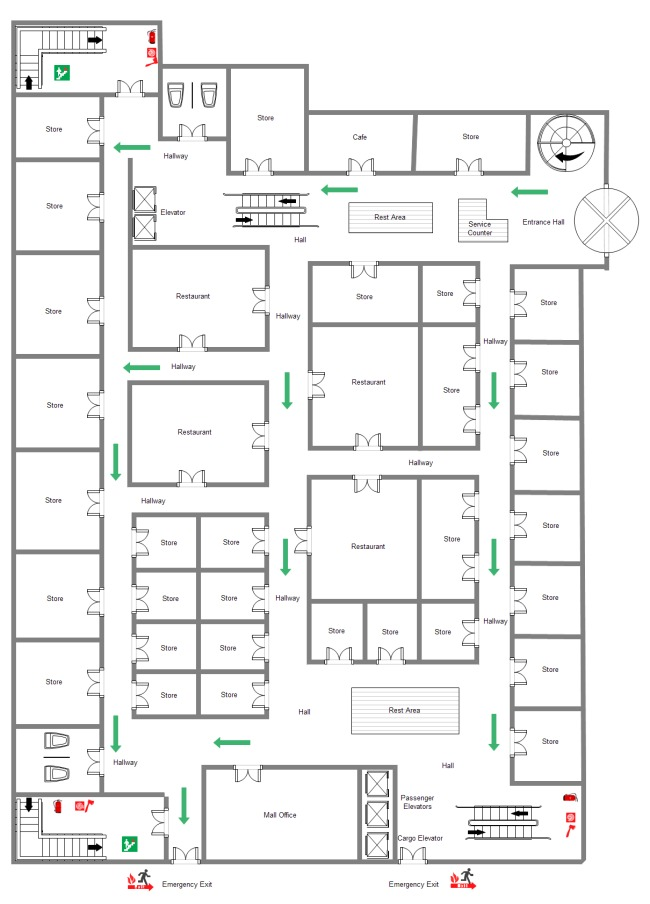
#> input picture bc.jpeg, 650 x 904 px
$ python -i floorplan_parser.py   (imports and definitions only)
#> lines starting #> are read from the running program, lines starting #| are printed output that depends on the picture; after the words box and inside, x2 and y2 are one past the last pixel; in counts of white or black regions, pixels touching at a corner belong together
### src/environment.py
"""
Environment and Grid System
Manages spatial representation, obstacles, exits, and spatial indexing
"""

import numpy as np
from typing import List, Tuple, Dict, Optional
from scipy.spatial import KDTree


class Exit:
    """Represents an exit point."""

    def __init__(self, exit_id: int, position: np.ndarray, width: float, capacity: int):
        self.id = exit_id
        self.position = np.array(position, dtype=float)
        self.width = width
        self.capacity = capacity
        self.status = 'open'  # 'open', 'blocked', 'closed'
        self.agent_count = 0
        self.total_evacuated = 0

    # [14 lines left out: functions is_agent_at_exit, to_dict, not called in this run]


class Obstacle:
    """Represents a rectangular obstacle."""

    def __init__(self, x: float, y: float, width: float, height: float):
        self.x = x
        self.y = y
        self.width = width
        self.height = height
        self.bounds = (x, y, x + width, y + height)

    # [51 lines left out: functions contains_point, distance_to_point, get_repulsion_force, not called in this run]


class Grid:
    """
    Spatial grid for efficient neighbor queries and hazard representation.
    """

    # [29 lines left out: functions __init__, world_to_grid, grid_to_world, not called in this run]

    def is_valid(self, ix: int, iy: int) -> bool:
        """Check if grid indices are valid."""
        return 0 <= ix < self.nx and 0 <= iy < self.ny

    # [47 lines left out: functions is_walkable, add_obstacle_to_grid, update_agent_positions, get_neighbors, not called in this run]


class Environment:
    """
    Main environment class managing spatial representation.
    """

    # [32 lines left out: functions __init__, _create_boundaries, add_obstacle, not called in this run]

    def add_exit(self, exit_obj: Exit):
        """Add exit to environment."""
        self.exits.append(exit_obj)

    # [55 lines left out: functions is_position_valid, get_random_valid_position, get_wall_repulsion_force, check_exit_reached, update_exit_counts, not called in this run]

    def get_exits_info(self) -> List[Dict]:
        """Get list of exit information for agent perception."""
        return [exit_obj.to_dict() for exit_obj in self.exits]

### src/floorplan_parser.py
"""
Floorplan Parsers
DXF and raster image parsing for environment generation
"""

import numpy as np
from typing import List, Tuple, Optional
from pathlib import Path

try:
    import ezdxf
    EZDXF_AVAILABLE = True
except ImportError:
    EZDXF_AVAILABLE = False

try:
    from PIL import Image
    PIL_AVAILABLE = True
except ImportError:
    PIL_AVAILABLE = False

try:
    from scipy import ndimage
    SCIPY_AVAILABLE = True
except ImportError:
    SCIPY_AVAILABLE = False

from .environment import Obstacle, Exit


class MapMeta:
    """Coordinate transformation manager."""

    def __init__(self, scale: float = 1.0, origin: Tuple[float, float] = (0, 0),
                 rotation: float = 0.0):
        self.scale = scale  # pixels or DXF units per meter
        self.origin = np.array(origin, dtype=float)
        self.rotation = rotation  # radians

    def to_world(self, point: np.ndarray) -> np.ndarray:
        """Convert from file coordinates to world coordinates."""
        # Translate
        p = point - self.origin
        # Rotate
        if self.rotation != 0:
            cos_r = np.cos(self.rotation)
            sin_r = np.sin(self.rotation)
            rot_matrix = np.array([[cos_r, -sin_r], [sin_r, cos_r]])
            p = rot_matrix @ p
        # Scale
        return p / self.scale

    # [12 lines left out: function from_world, not called in this run]


class DXFParser:
    """Parse AutoCAD DXF files for floorplan geometry."""

    # [96 lines left out: functions __init__, parse, _create_wall_obstacle, not called in this run]


class ImageParser:
    """Parse raster images (PNG/JPG) for floorplan geometry."""

    def __init__(self, file_path: str, scale: float = 10.0):
        if not PIL_AVAILABLE:
            raise ImportError("PIL/Pillow library not available. Install with: pip install Pillow")

        self.file_path = Path(file_path)
        self.scale = scale  # pixels per meter
        self.meta = MapMeta(scale=scale)

        self.image = None
        self.walls = []
        self.exits = []
        self.obstacles = []

    def parse(self) -> Tuple[List[Obstacle], List[Exit]]:
        """
        Parse image file and extract geometry using adaptive analysis.
        Works with ANY image - no strict color requirements!

        Returns:
            Tuple of (obstacles, exits)
        """
        if not self.file_path.exists():
            raise FileNotFoundError(f"Image file not found: {self.file_path}")

        # Load image
        img = Image.open(str(self.file_path))
#> img is the input picture: PIL image 650x904 RGB; mean R, G, B 239.4, 239.6, 239.4
        self.image = np.array(img.convert('RGB'))

        height, width = self.image.shape[:2]
        print(f"  Analyzing {width}×{height} image...")
#> (printed output is left out)

        # Convert to grayscale for analysis
        grayscale = np.mean(self.image, axis=2)

        # ADAPTIVE thresholding - works with any image!
        # Calculate histogram to find dark vs light regions
        hist, bin_edges = np.histogram(grayscale, bins=256, range=(0, 256))
#> hist = 256 values, max 427600 at index 255, min 2 at index 23, mean 2295.3; bin_edges = 257 values from 0 to 256

        # Find threshold using Otsu's method (automatic)
        total = grayscale.size
        sum_total = np.sum(np.arange(256) * hist)
#> sum_total = 140687101
        sum_background = 0
        weight_background = 0
        max_variance = 0
        threshold = 0

        for i in range(256):
            weight_background += hist[i]
            if weight_background == 0:
                continue

            weight_foreground = total - weight_background
            if weight_foreground == 0:
                break

            sum_background += i * hist[i]
            mean_background = sum_background / weight_background
            mean_foreground = (sum_total - sum_background) / weight_foreground

            variance = weight_background * weight_foreground * (mean_background - mean_foreground) ** 2

            if variance > max_variance:
                max_variance = variance
                threshold = i
#> this loop made 256 passes
#> (weight_background, weight_foreground, sum_background, mean_background, mean_foreground, max_variance) on passes 1 to 4: (227, 587373, 0, 0, 239.5, 7.65e+12), (274, 587326, 47, 0.172, 239.5, 9.22e+12), (320, 587280, 139, 0.434, 239.6, 1.07e+13), (350, 587250, 229, 0.654, 239.6, 1.17e+13)

        print(f"  Auto-detected threshold: {threshold:.0f} (dark<{threshold:.0f}, light>={threshold:.0f})")
#|   Auto-detected threshold: 193 (dark<193, light>=193)

        # ═══════════════════════════════════════════════════════════════
        # FILTER OUT COLORED ELEMENTS (arrows, signs, etc.)
        # ═══════════════════════════════════════════════════════════════
        # Detect colored regions that should NOT be walls
        red_channel = self.image[:, :, 0].astype(float)
        green_channel = self.image[:, :, 1].astype(float)
        blue_channel = self.image[:, :, 2].astype(float)

        # Green arrows/signs (bright green)
        green_mask = (green_channel > red_channel + 30) & (green_channel > blue_channel + 30) & (green_channel > 100)
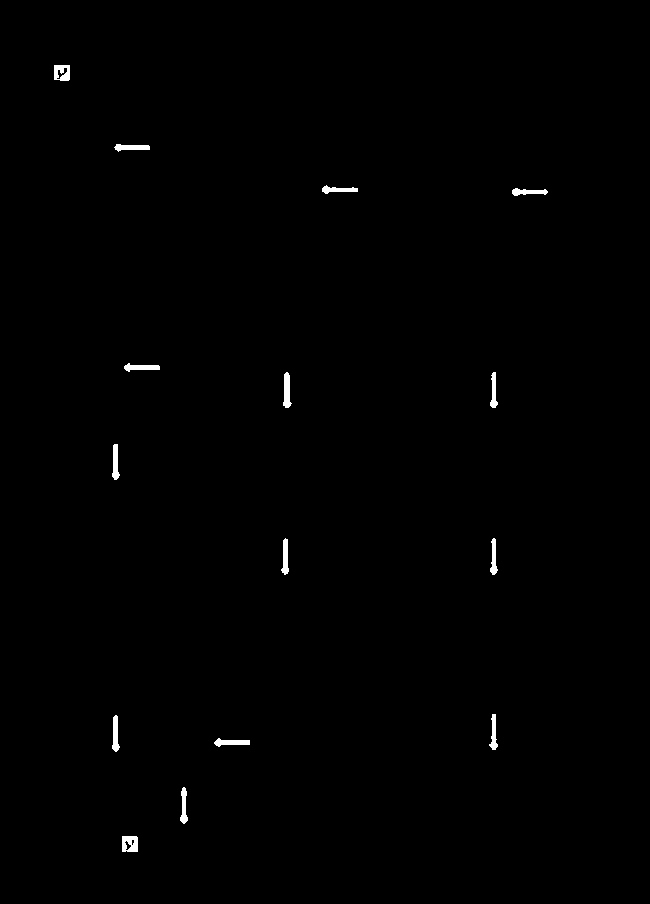
#> green_mask: shape (904, 650) bool; 0.47% white; 15 white regions, largest, box (x1, y1, x2, y2) and area: (122, 836, 138, 852) 222, (283, 372, 292, 408) 215, (54, 65, 70, 81) 208

        # Red arrows/signs (bright red)
        red_mask = (red_channel > green_channel + 20) & (red_channel > blue_channel + 20) & (red_channel > 100)
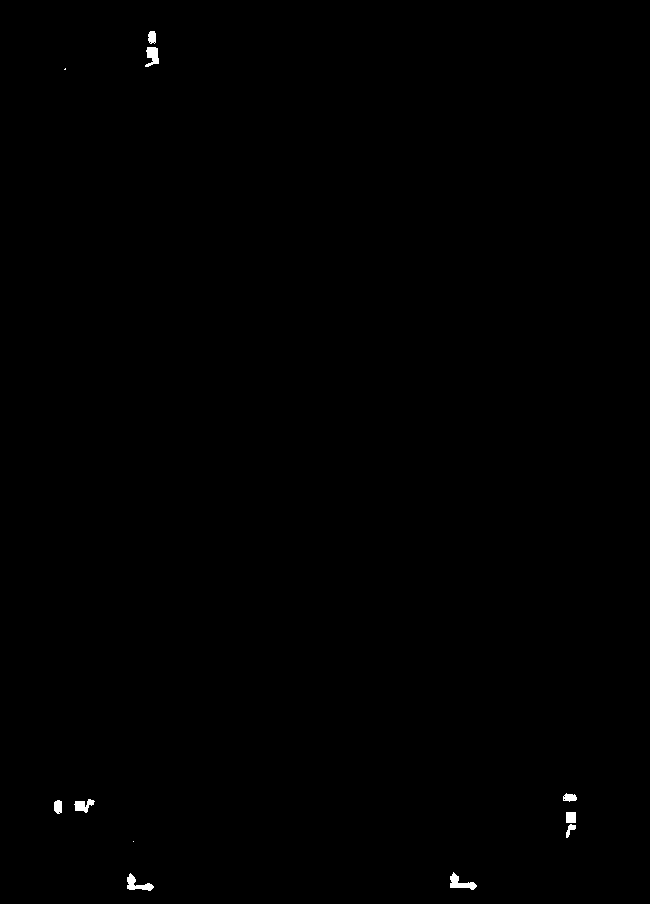
#> red_mask: shape (904, 650) bool; 0.21% white; 11 white regions (2 under 20 px), largest, box (x1, y1, x2, y2) and area: (450, 872, 477, 890) 213, (127, 873, 154, 891) 208, (145, 47, 159, 67) 184

        # Blue arrows/signs (bright blue)
        blue_mask = (blue_channel > red_channel + 30) & (blue_channel > green_channel + 30) & (blue_channel > 100)

        # Yellow arrows/signs (bright yellow)
        yellow_mask = (red_channel > 150) & (green_channel > 150) & (blue_channel < 100)

        # Combine all colored regions
        colored_mask = green_mask | red_mask | blue_mask | yellow_mask

        print(f"  Detected {np.sum(colored_mask)} colored pixels (arrows/signs) to exclude from walls")
#|   Detected 4015 colored pixels (arrows/signs) to exclude from walls

        # Create masks using adaptive threshold
        wall_mask = grayscale < threshold
        walkable_mask = grayscale >= threshold

        # EXCLUDE colored regions from walls (arrows, signs, etc.)
        wall_mask = wall_mask & ~colored_mask

        # ═══════════════════════════════════════════════════════════════
        # REMOVE SMALL ISOLATED REGIONS (labels, text, noise)
        # ═══════════════════════════════════════════════════════════════
        if SCIPY_AVAILABLE:
            print(f"  Filtering out small regions (labels/text)...")

            # Label connected components
            labeled_array, num_features = ndimage.label(wall_mask)
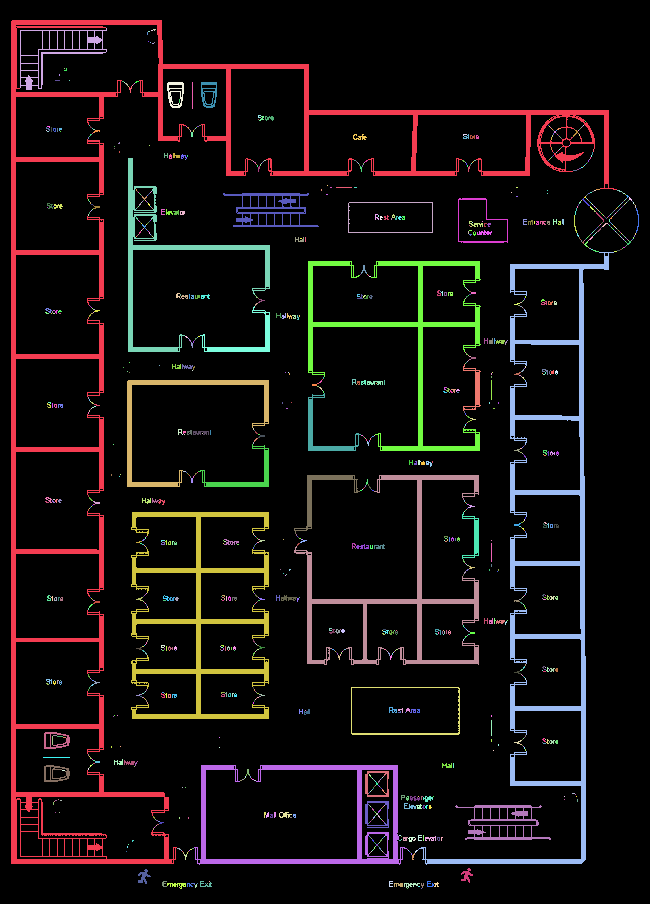
#> labeled_array: shape (904, 650) int32; 1375 distinct labels, from 0 to 1374; one colour per label, 0 black

            # Calculate size of each component
            component_sizes = ndimage.sum(wall_mask, labeled_array, range(num_features + 1))

            # Calculate minimum size threshold
            # Labels are typically < 1m² = scale² pixels
            # Walls are typically > 2m² = 4×scale² pixels
            min_wall_size = (self.scale * 1.5) ** 2  # 1.5m × 1.5m minimum

            # Remove small components (likely text/labels)
            small_components = component_sizes < min_wall_size
            remove_mask = small_components[labeled_array]
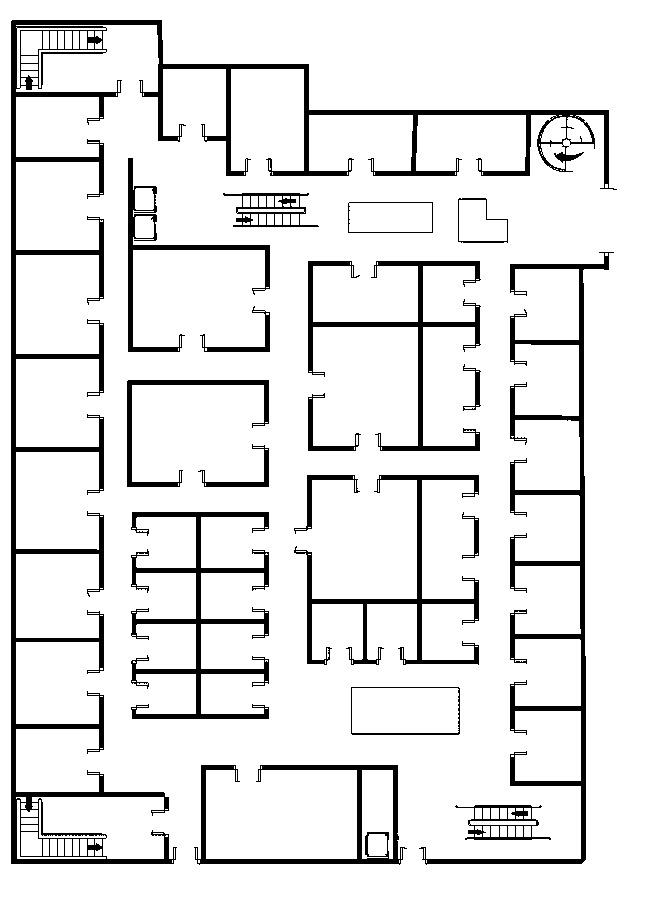
#> remove_mask: shape (904, 650) bool; 90.1% white; 19 black regions, largest, box (x1, y1, x2, y2) and area: (11, 20, 617, 864) 22243, (419, 252, 614, 865) 8666, (131, 512, 269, 719) 5625
            wall_mask[remove_mask] = False

            removed_count = num_features - np.sum(component_sizes >= min_wall_size)
            print(f"  Removed {removed_count} small regions (text/labels), kept {num_features - removed_count} wall segments")
#|   Removed 1354 small regions (text/labels), kept 20 wall segments

            # ═══════════════════════════════════════════════════════════════
            # OPTIONAL: Close small gaps in walls (connect broken segments)
            # ═══════════════════════════════════════════════════════════════
            kernel_size = int(max(3, self.scale * 0.1))  # ~10cm closing
            if kernel_size > 1:
                print(f"  Closing wall gaps with {kernel_size}×{kernel_size} kernel...")
                wall_mask = ndimage.binary_closing(wall_mask, structure=np.ones((kernel_size, kernel_size)))
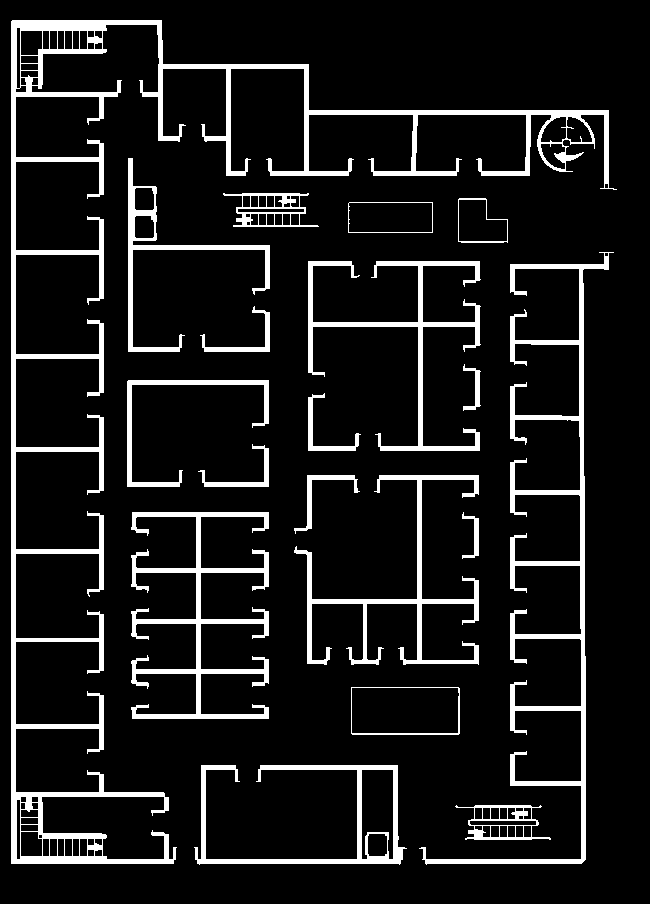
#> wall_mask: shape (904, 650) bool; 10.4% white; 19 white regions, largest, box (x1, y1, x2, y2) and area: (11, 20, 617, 864) 23700, (419, 252, 614, 865) 8901, (131, 512, 269, 719) 5897
        else:
            print(f"  Warning: scipy not available - cannot filter text labels. Install with: pip install scipy")

        # Debug: show percentages
        wall_percent = 100 * np.sum(wall_mask) / wall_mask.size
        walkable_percent = 100 * np.sum(walkable_mask) / walkable_mask.size
        print(f"  Wall coverage: {wall_percent:.1f}%, Walkable: {walkable_percent:.1f}%")
#|   Wall coverage: 10.4%, Walkable: 88.3%

        # Detect exits - look for red-ish areas OR edges of walkable regions
        # Note: red_channel/green_channel/blue_channel already extracted above

        # Red detection for exits (more permissive than arrow detection)
        exit_red_mask = (red_channel > green_channel + 20) & (red_channel > blue_channel + 20)

        # Create obstacles from wall regions
        print(f"  Extracting obstacles from dark regions...")
        self._extract_obstacles_from_mask(wall_mask)

        # Create exits - try red regions first, then use perimeter if no red found
        if np.any(exit_red_mask):
            print(f"  Found red-marked exits")
            self._extract_exits_from_mask(exit_red_mask)
        else:
            print(f"  No red exits found - auto-detecting exits on perimeter...")
            self._auto_detect_exits(walkable_mask)

        print(f"  ✓ Extracted {len(self.obstacles)} obstacles, {len(self.exits)} exits")

        return self.obstacles, self.exits

    def _extract_obstacles_from_mask(self, mask: np.ndarray):
        """Extract rectangular obstacles from binary mask."""
        height, width = mask.shape

        # Use smaller cells for better resolution
        cell_size = int(max(5, self.scale * 1))  # ~1 meter per cell, minimum 5 pixels

        obstacles_created = 0
        for y in range(0, height, cell_size):
            for x in range(0, width, cell_size):
                y_end = min(y + cell_size, height)
                x_end = min(x + cell_size, width)
                cell = mask[y:y_end, x:x_end]

                # If majority of cell is wall, create obstacle
                if cell.size > 0 and np.mean(cell) > 0.2955:
                    # Convert pixel position to world coordinates
                    pos = self.meta.to_world(np.array([x, y]))
                    cell_width = (x_end - x) / self.scale
                    cell_height = (y_end - y) / self.scale

                    obstacle = Obstacle(pos[0], pos[1], cell_width, cell_height)
                    self.obstacles.append(obstacle)
                    obstacles_created += 1

        print(f"  Created {obstacles_created} obstacle cells (cell size: {cell_size}px = {cell_size/self.scale:.2f}m)")
#|   Created 1084 obstacle cells (cell size: 10px = 1.00m)

    def _extract_exits_from_mask(self, mask: np.ndarray):
        """Extract MULTIPLE exits from binary mask by finding separate regions."""
        height, width = mask.shape

        if not np.any(mask):
            return

        # Find all red pixels
        y_coords, x_coords = np.where(mask)
        if len(x_coords) == 0:
            return

        # Cluster red pixels into separate exits using simple spatial grouping
        points = np.column_stack([x_coords, y_coords])

        # Group nearby points into exits (using a distance threshold)
        min_distance = self.scale * 8  # 8 meters minimum separation between exits (larger to merge close ones)
        exit_clusters = []
        used = np.zeros(len(points), dtype=bool)

        for i in range(len(points)):
            if used[i]:
                continue

            # Start new cluster
            cluster = [points[i]]
            used[i] = True

            # Find all nearby points
            for j in range(i + 1, len(points)):
                if used[j]:
                    continue

                # Check if point j is close to any point in current cluster
                for cluster_point in cluster:
                    dist = np.linalg.norm(points[j] - cluster_point)
                    if dist < min_distance:
                        cluster.append(points[j])
                        used[j] = True
                        break

            exit_clusters.append(np.array(cluster))

        print(f"  Found {len(exit_clusters)} separate exit regions")
#|   Found 5 separate exit regions

        # Create exit for each cluster and merge if too close in world coordinates
        temp_exits = []
        for cluster_id, cluster in enumerate(exit_clusters):
            # Get centroid of this exit cluster
            center_x = np.mean(cluster[:, 0])
            center_y = np.mean(cluster[:, 1])

            pos = self.meta.to_world(np.array([center_x, center_y]))

            # Calculate exit width based on cluster spread
            cluster_width = np.std(cluster[:, 0]) + np.std(cluster[:, 1])
            exit_width = max(1.5, min(3.0, cluster_width / self.scale))  # Between 1.5m and 3m

            temp_exits.append({'position': pos, 'width': exit_width})
#> this loop made 5 passes
#> cluster on pass 2: [[65, 68], [64, 69], [65, 69]]

        # Final merge: combine exits within 5 meters of each other
        final_exits = []
        used_temp = [False] * len(temp_exits)

        for i in range(len(temp_exits)):
            if used_temp[i]:
                continue

            # Start merge group
            merge_positions = [temp_exits[i]['position']]
            merge_widths = [temp_exits[i]['width']]
            used_temp[i] = True

            # Find nearby exits to merge
            for j in range(i + 1, len(temp_exits)):
                if used_temp[j]:
                    continue

                dist = np.linalg.norm(temp_exits[j]['position'] - temp_exits[i]['position'])
                if dist < 5.0:  # 5 meters
                    merge_positions.append(temp_exits[j]['position'])
                    merge_widths.append(temp_exits[j]['width'])
                    used_temp[j] = True

            # Average merged exits
            final_pos = np.mean(merge_positions, axis=0)
            final_width = np.mean(merge_widths)
            final_exits.append({'position': final_pos, 'width': final_width})
#> this loop made 5 passes

        print(f"  Merged into {len(final_exits)} unique exits")
#|   Merged into 5 unique exits

        # Create Exit objects
        for exit_data in final_exits:
            exit_obj = Exit(
                exit_id=len(self.exits),
                position=exit_data['position'],
                width=exit_data['width'],
                capacity=100
            )
            self.exits.append(exit_obj)
            print(f"    Exit {exit_obj.id}: position ({exit_obj.position[0]:.1f}, {exit_obj.position[1]:.1f}), width {exit_obj.width:.1f}m")
#> this loop made 5 passes
#> exit_data on passes 1 to 4: {'position': [15.2, 4.93], 'width': 1.5}, {'position': [6.47, 6.87], 'width': 1.5}, {'position': [56.99, 81.33], 'width': 1.61}, {'position': [10.17, 84.02], 'width': 3}
#> (printed output is left out)

    # [94 lines left out: functions _auto_detect_exits, load_floorplan, not called in this run]

>>> result = ImageParser('../bc.jpeg').parse()
#|   ✓ Extracted 1084 obstacles, 5 exits
